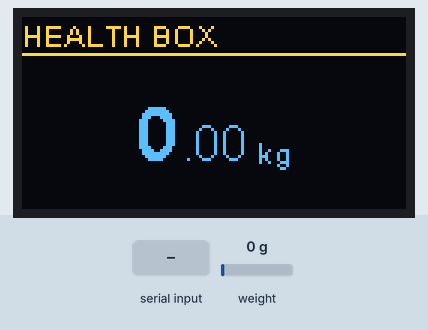
Recording of a program running on a simulated ESP32-S3. Parts: 128×64 one-colour display. The test bench sets the inputs (shaded band); at power-on: weight on the scale 0 g. The OLED is the two-colour kind (top 16 rows yellow); what the program prints to the serial monitor is not drawn.

Above: at 3.7 s.
3.8 s: weight on the scale set to 100 g
At 4.4 s:
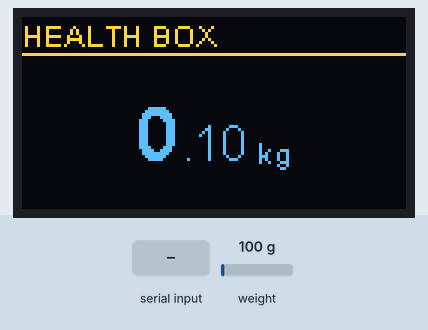
5.5 s: weight on the scale set to 1250 g
At 6.5 s:
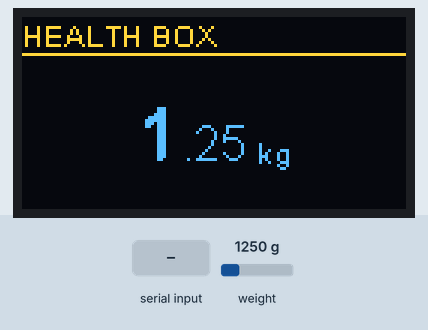
7.2 s: "t" received over Serial
At 8.6 s:
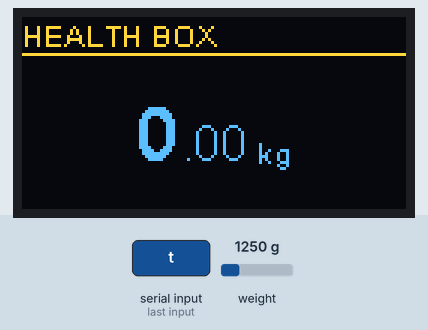
8.9 s: weight on the scale set to 100 g
At 10.1 s:
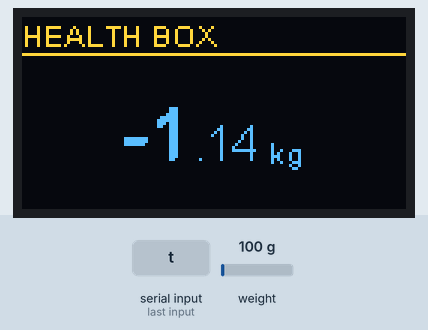
10.5 s: weight on the scale set to 2500 g
At 11.0 s:
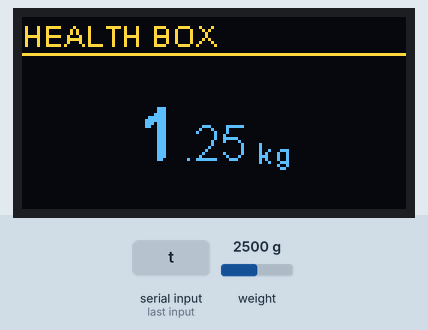
Timing chart, 0 to 13.2 s (numbered marks = the images above; inputs shaded):
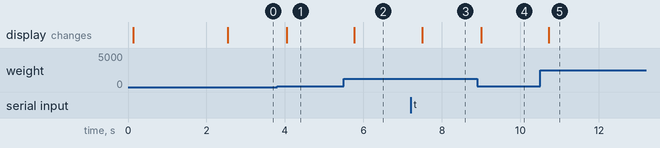

The program:

main.cpp
```cpp
#include <Arduino.h>
#include <Wire.h>
#include "SH1106Wire.h"
#include <HX711_ADC.h>

// ==========================================
// KONFIGURASI PIN (HARDWARE SETUP)
// ==========================================

// 1. Layar OLED 2.42" (I2C-2)
#define OLED_SDA 8
#define OLED_SCL 9
#define OLED_ADDR 0x3C

// 2. Load Cell HX711
const int HX711_dout = 4;
const int HX711_sck = 5;

// ==========================================
// OBJECTS & VARIABLES
// ==========================================

// Driver SH1106 untuk layar 1.3" / 2.42"
SH1106Wire display(OLED_ADDR, OLED_SDA, OLED_SCL);
HX711_ADC LoadCell(HX711_dout, HX711_sck);

// --- SETTING KALIBRASI ---
// Ganti nilai ini nanti dengan hasil tuning final via Serial Monitor.
// Saya set angka besar negatif karena tadi pembacaan Anda 4000 (positif) saat ditekan.
float calibrationValue = -25000.0;

// Timer untuk update layar agar tidak kedip
unsigned long t = 0;

// ==========================================
// FUNGSI DISPLAY (UI)
// ==========================================

void drawBigText(int x, int y, const String &text) {
  // Efek Bold Manual (Geser 1 pixel)
  display.setFont(ArialMT_Plain_24);
  display.drawString(x, y, text);
  display.drawString(x + 1, y, text);
  display.drawString(x, y + 1, text);
}

void drawWeightUI(float valueKg) {
  char intPart[8];
  char fracPart[8];

  // Logic: Ambil 2 desimal saja agar stabil
  // Contoh: 65.4567 -> 65 .45
  int integer = (int)valueKg;
  int fraction = abs((int)((valueKg - integer) * 100)); // Ambil 2 digit

  sprintf(intPart, "%d", integer);
  sprintf(fracPart, ".%02d", fraction);

  display.clear();

  // === HEADER ===
  display.setFont(ArialMT_Plain_10);
  display.setTextAlignment(TEXT_ALIGN_LEFT);
  display.drawString(0, 0, "HEALTH BOX");
  display.drawLine(0, 12, 128, 12);

  // === CENTER ALIGNMENT CALCULATION ===
  display.setFont(ArialMT_Plain_24);
  int wInt = display.getStringWidth(intPart);

  display.setFont(ArialMT_Plain_16);
  int wFrac = display.getStringWidth(fracPart);

  display.setFont(ArialMT_Plain_10);
  int wUnit = display.getStringWidth("kg");

  // Hitung posisi X awal agar teks tepat di tengah layar
  int totalWidth = wInt + wFrac + wUnit + 6;
  int startX = (128 - totalWidth) / 2;
  int baseY = 25;

  // === DRAW TEXT ===
  // 1. Angka Utama (Besar)
  drawBigText(startX, baseY, intPart);

  // 2. Desimal (Sedang)
  display.setFont(ArialMT_Plain_16);
  display.drawString(startX + wInt + 2, baseY + 8, fracPart);

  // 3. Satuan (Kecil)
  display.setFont(ArialMT_Plain_10);
  display.drawString(startX + wInt + wFrac + 6, baseY + 14, "kg");

  display.display();
}

// ==========================================
// MAIN SETUP
// ==========================================
void setup() {
  Serial.begin(115200);
  delay(100);

  // 1. INIT OLED
  if(!display.init()) {
    Serial.println("OLED Error!");
  }
  display.flipScreenVertically();
  display.setContrast(255); // Maksimal terang

  // Tampilan Awal
  display.clear();
  display.setFont(ArialMT_Plain_16);
  display.setTextAlignment(TEXT_ALIGN_CENTER);
  display.drawString(64, 20, "Booting...");
  display.setFont(ArialMT_Plain_10);
  display.drawString(64, 45, "Jangan Injak!");
  display.display();

  // 2. INIT LOAD CELL
  Serial.println("Starting Load Cell...");
  LoadCell.begin();

  // -- FITUR STABILISASI --
  // Meningkatkan jumlah sampel rata-rata.
  // Default 1. Ubah ke 16 agar angka "kalem" (tidak loncat-loncat).
  LoadCell.setSamplesInUse(16);

  // Waktu stabilisasi 2 detik (Tare otomatis)
  LoadCell.start(2000, true);

  if (LoadCell.getTareTimeoutFlag()) {
    Serial.println("TIMEOUT: Cek kabel HX711!");
    display.clear();
    display.drawString(64, 20, "ERROR SENSOR");
    display.display();
    while (1); // Stop loop jika hardware error
  } else {
    LoadCell.setCalFactor(calibrationValue);
    Serial.println("Startup OK");
  }
}

// ==========================================
// MAIN LOOP
// ==========================================
void loop() {
  // Wajib dipanggil di setiap loop untuk sampling data
  LoadCell.update();

  // Refresh data setiap 200ms (5 FPS) - Cukup responsif tapi stabil
  if (millis() > t + 200) {
    float weight = LoadCell.getData();

    // -- FITUR ZERO THRESHOLD --
    // Jika berat cuma noise kecil (< 0.1 kg), anggap 0.00
    // Ini menghilangkan angka -0.02 atau 0.05 saat kosong
    if (abs(weight) < 0.1) {
      weight = 0.00;
    }

    // Debugging Serial
    Serial.print("Weight: ");
    Serial.print(weight);
    Serial.print(" | CalFactor: ");
    Serial.println(calibrationValue);

    // Update OLED UI
    drawWeightUI(weight);

    t = millis();
  }

  // -- FITUR TUNING KALIBRASI LIVE --
  // Ketik karakter ini di Serial Monitor untuk ubah kalibrasi realtime
  if (Serial.available() > 0) {
    char inByte = Serial.read();
    if (inByte == 't') {
      LoadCell.tareNoDelay();
      Serial.println("Tare (Nol) Berhasil.");
    }
    // Tuning Halus (Koreksi kecil)
    else if (inByte == '+') { calibrationValue += 10.0; LoadCell.setCalFactor(calibrationValue); }
    else if (inByte == '-') { calibrationValue -= 10.0; LoadCell.setCalFactor(calibrationValue); }
    // Tuning Kasar (Koreksi cepat)
    else if (inByte == 'A') { calibrationValue += 1000.0; LoadCell.setCalFactor(calibrationValue); }
    else if (inByte == 'Z') { calibrationValue -= 1000.0; LoadCell.setCalFactor(calibrationValue); }
  }
}
```

Measured:
- after the input at 3.8 s, the display: changes after 0.25 s (image 1)
- after the input at 5.5 s, the display: changes after 0.27 s (image 2)
- after the input at 7.2 s, the display: changes after 0.29 s (image 3)
- after the input at 8.9 s, the display: changes after 0.10 s (image 4)
- after the input at 10.5 s, the display: changes after 0.22 s (image 5)
